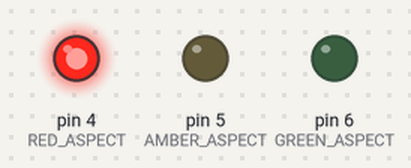
Recording of a sketch running on a simulated Arduino Uno, built with avr-gcc and run on an emulated ATmega328P. Shown: output pins drawn as LEDs (lit = HIGH).

Above: at 2.5 s.
At 6.0 s:
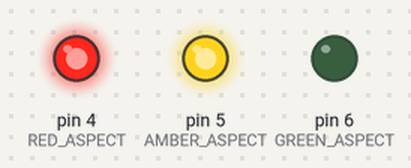
At 10.0 s:
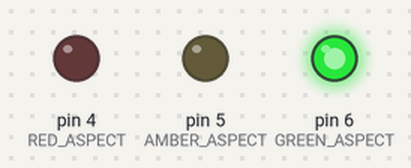
At 14.5 s:
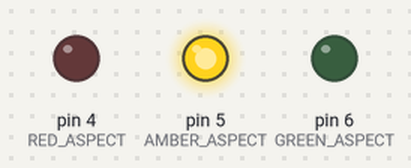
Timing chart, 0 to 20.8 s (numbered marks = the images above):
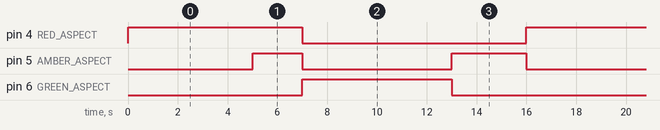

Measured:
- by itself, pin 4 (RED_ASPECT): alternates HIGH for 7.0 s and LOW for 9.0 s
- by itself, pin 5 (AMBER_ASPECT): repeats every 16.0 s: LOW 6.0 s, HIGH 3.0 s, LOW 5.0 s, HIGH 2.0 s
- by itself, pin 6 (GREEN_ASPECT): alternates HIGH for 6.0 s and LOW for 10.0 s

The sketch:

TrafficLight.ino
```cpp
#define RED_ASPECT    (4)  // 11 for Uno; 4 for Nano
#define AMBER_ASPECT  (5)  // 10 for Uno; 5 for Nano
#define GREEN_ASPECT  (6)  // 9 for Uno; 6 for Nano

void setup(void)
{
  pinMode(RED_ASPECT, OUTPUT);
  pinMode(AMBER_ASPECT, OUTPUT);
  pinMode(GREEN_ASPECT, OUTPUT);

  digitalWrite(RED_ASPECT, LOW);
  digitalWrite(AMBER_ASPECT, LOW);
  digitalWrite(GREEN_ASPECT, LOW);
}

void loop(void)
{
  digitalWrite(RED_ASPECT, HIGH);
  delay(5000);
  digitalWrite(AMBER_ASPECT, HIGH);
  delay(2000);
  digitalWrite(RED_ASPECT, LOW);
  digitalWrite(AMBER_ASPECT, LOW);
  digitalWrite(GREEN_ASPECT, HIGH);
  delay(6000);
  digitalWrite(GREEN_ASPECT, LOW);
  digitalWrite(AMBER_ASPECT, HIGH);
  delay(3000);
  digitalWrite(AMBER_ASPECT, LOW);
}
```
